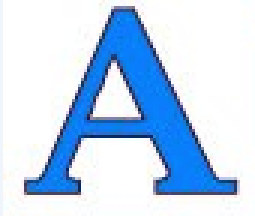
#> input picture backends/src/apollo/imageCheck/a.png, 85 x 72 px (shown 3 times larger)
$ python c.py   (Python 2 division)
#> lines starting #> are read from the running program, lines starting #| are printed output that depends on the picture; after the words box and inside, x2 and y2 are one past the last pixel; in counts of white or black regions, pixels touching at a corner belong together; pictures that were not available may be replaced by others from this repository, and a replacement may not be noted
# -*- coding: UTF-8 -*-
import numpy as np
import cv2
import os

Const_Image_Format = [".jpg",".jpeg",".bmp",".png"]
fileList = [""]
img_rgb = cv2.imread('a.png')
#> img_rgb is the input picture: shape (72, 85, 3); mean B, G, R 240.6, 215.3, 193.1
img_gray = cv2.cvtColor(img_rgb, cv2.COLOR_BGR2GRAY)
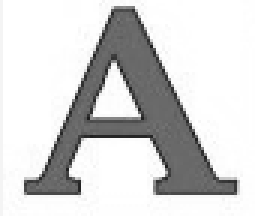
#> img_gray: shape (72, 85) (shown 3 times larger); min 26, max 255, mean 211.5
dirr = "/root/Desktop"
for s in os.listdir(dirr):
            newDir = os.path.join(dirr,s)
            if os.path.isfile(newDir):
                if newDir and(os.path.splitext(newDir)[1] in Const_Image_Format):
                    fileList.append(newDir)
print fileList
for k in fileList:
    template = cv2.imread(k,0)
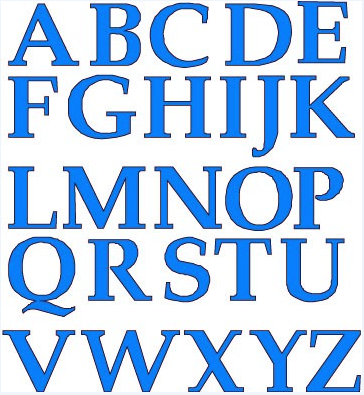
#> input picture backends/src/apollo/imageCheck/ab.png, 364 x 395 px, given in place of , which was not available
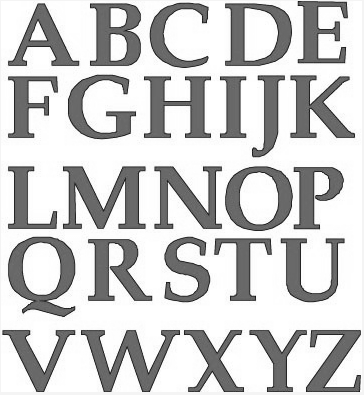
#> template: shape (395, 364); min 18, max 255, mean 203.1

w, h = template.shape[::-1]
#> w = 364; h = 395
res = cv2.matchTemplate(img_gray,template,cv2.TM_CCOEFF_NORMED)
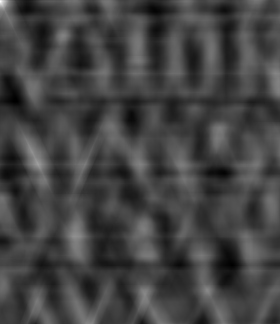
#> res: shape (324, 280) float32; min -0.353, max 1, mean 0.00368; drawn with min black and max white
print res
#> (printed output is left out)
threshold = 0.8

loc = np.where( res >= threshold)
#> loc = 9 positions, rows 0 to 3, columns 0 to 2
for pt in zip(*loc[::-1]):
    cv2.rectangle(img_rgb, pt, (pt[0] + w, pt[1] + h), (0,0,255), 2)
#> this loop made 9 passes
#> pt on passes 1 to 9: (0, 0), (1, 0), (0, 1), (1, 1), (2, 1), (0, 2), (1, 2), (0, 3), (1, 3)
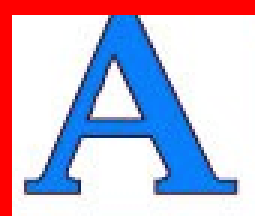
#> img_rgb: shape (72, 85, 3) (shown 3 times larger); 11.32% of pixels changed, all inside (x1, y1, x2, y2) = (0, 0, 85, 72)
cv2.imwrite('res.png',img_rgb)
